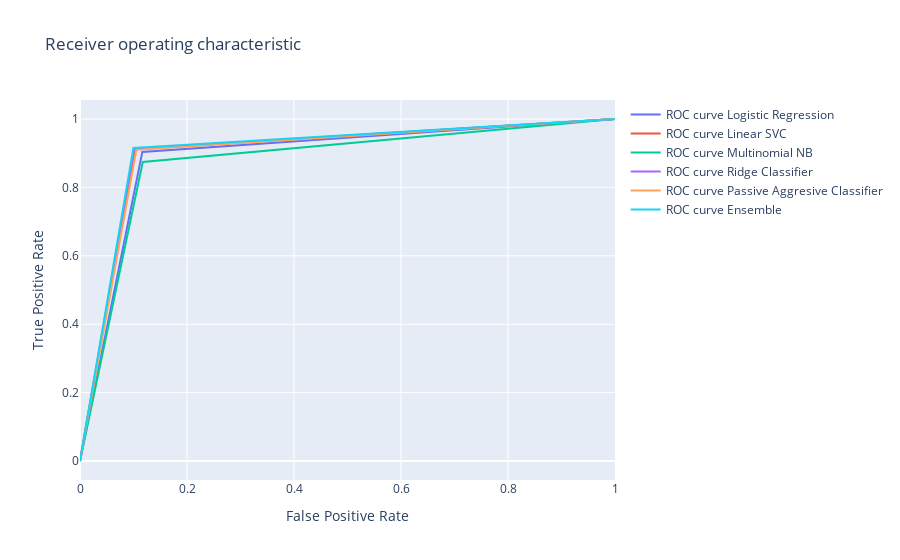

The notebook cell saved with this chart:
### Code cell
data = []
for i in range(0, len(_fp_)):
    trace = go.Scatter(x=_fp_[i], y=_tp_[i],
                        mode='lines', 
                        name='ROC curve {}'
                               ''.format(names[i]))
    data.append(trace)
    
layout = go.Layout(title='Receiver operating characteristic ',
                   xaxis=dict(title='False Positive Rate'),
                   yaxis=dict(title='True Positive Rate'))

fig = go.Figure(data=data, layout=layout)
    
py.iplot(fig)

### Figure 1 — Plotly figure (JSON) as saved in the notebook; plotly's stock layout.template omitted (floating-point values rounded to 4 significant figures)
{"data": [{"mode": "lines", "name": "ROC curve Logistic Regression", "type": "scatter", "x": [0, 0.1165, 1], "y": [0, 0.9038, 1]}, {"mode": "lines", "name": "ROC curve Linear SVC", "type": "scatter", "x": [0, 0.103, 1], "y": [0, 0.9127, 1]}, {"mode": "lines", "name": "ROC curve Multinomial NB", "type": "scatter", "x": [0, 0.1173, 1], "y": [0, 0.8744, 1]}, {"mode": "lines", "name": "ROC curve Ridge Classifier", "type": "scatter", "x": [0, 0.1014, 1], "y": [0, 0.9123, 1]}, {"mode": "lines", "name": "ROC curve Passive Aggresive Classifier", "type": "scatter", "x": [0, 0.1054, 1], "y": [0, 0.9103, 1]}, {"mode": "lines", "name": "ROC curve Ensemble", "type": "scatter", "x": [0, 0.0998, 1], "y": [0, 0.9151, 1]}], "layout": {"title": {"text": "Receiver operating characteristic "}, "xaxis": {"title": {"text": "False Positive Rate"}}, "yaxis": {"title": {"text": "True Positive Rate"}}}}
